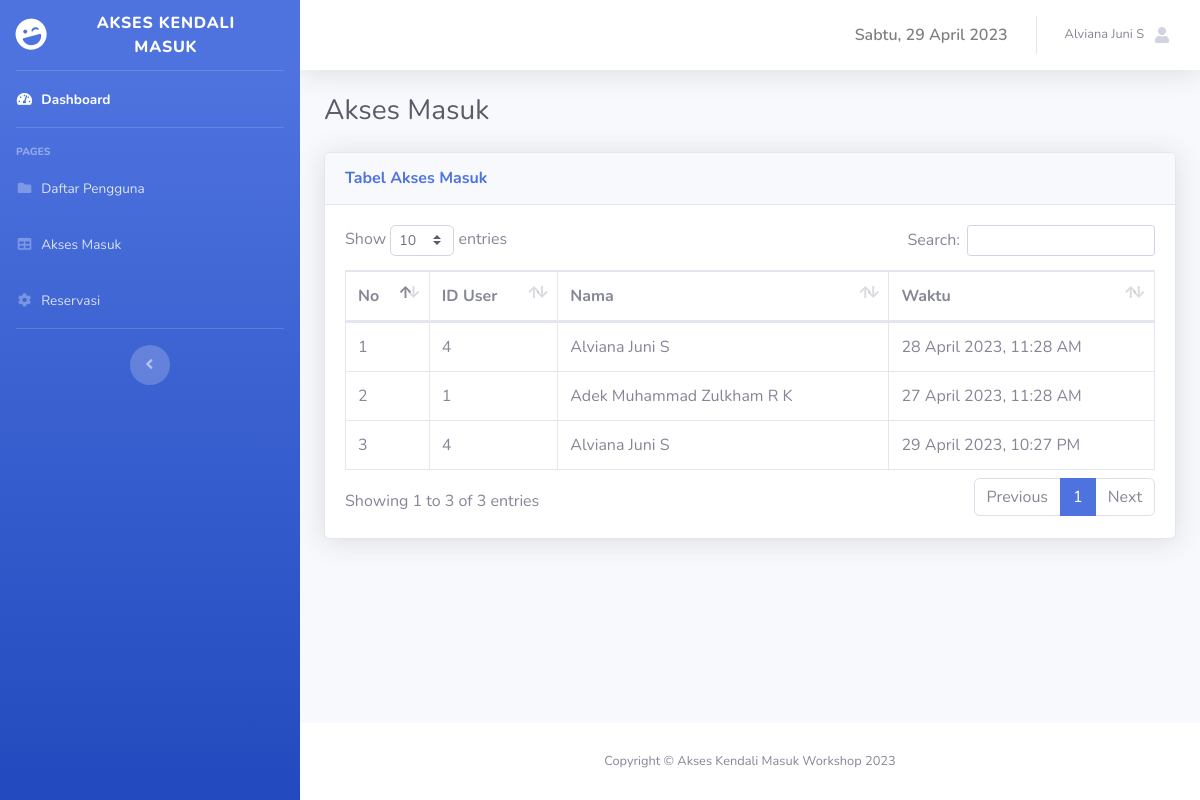
The page /aksesMasuk.php (signed in) on the database its author committed.
### tables this page shows
CREATE TABLE `akses_masuk` (
  `id` int(11) NOT NULL,
  `id_user` int(11) NOT NULL,
  `waktu_masuk` datetime NOT NULL DEFAULT current_timestamp()
);

CREATE TABLE `identitas` (
  `id_user` int(11) NOT NULL,
  `nama` varchar(100) NOT NULL,
  `username` varchar(50) NOT NULL,
  `npm_nip` varchar(20) NOT NULL,
  `prodi` enum('RKS','RPK','RK') NOT NULL,
  `jk` enum('L','P') NOT NULL,
  `no_telp` varchar(12) NOT NULL,
  `pass` varchar(100) NOT NULL,
  `role` enum('owner','admin','user') NOT NULL
);

### aksesMasuk.php (the view, shortened to what this page needs)
<?php
include 'template.php';
?>
<div class="container-fluid">
<div class="d-sm-flex align-items-center justify-content-between mb-4">
    <h1 class="h3 mb-0 text-gray-800">Akses Masuk</h1>
</div>
<div class="card shadow mb-4">
    <div class="card-header py-3">
        <h6 class="m-0 font-weight-bold text-primary">Tabel Akses Masuk</h6>
    </div>
    <div class="card-body">
        <div class="table-responsive">
            <table class="table table-bordered" id="dataTable" width="100%" cellspacing="0">
                <thead>
                    <tr>
                        <th>No</th>
                        <th>ID User</th>
                        <th>Nama</th>
                        <th>Waktu</th>
                    </tr>
                </thead>
                <tbody>
                    <?php
                    $sql = "SELECT akses_masuk.id_user, identitas.nama, akses_masuk.waktu_masuk FROM `akses_masuk` inner join identitas on akses_masuk.id_user = identitas.id_user ";
                    $result = mysqli_query($koneksi,$sql);
                    $no = 1;
                    while($row = mysqli_fetch_row($result)){
                    ?>
                    <tr>
                        <td><?php echo $no++ ?></td>
                        <td><?php echo $row[0] ?></td>
                        <td><?php echo $row[1] ?></td>
                        <td><?php $x = date('j F Y, g:i A', strtotime($row[2])); echo $x ?></td>
                    </tr>
                    <?php } ?>
                </tbody>
            </table>
        </div>
    </div>
</div>
</div>
</div>
<footer class="sticky-footer bg-white">
<div class="container my-auto">
<div class="copyright text-center my-auto">
    <span>Copyright &copy; Akses Kendali Masuk Workshop 2023</span>
</div>
</div>
</footer>
</div>
</div>

### rows shown on the page
akses_masuk: id_user "4", id_user.nama "Alviana Juni S", waktu_masuk "28 April 2023, 11:28 AM"
akses_masuk: id_user "1", id_user.nama "Adek Muhammad Zulkham R K", waktu_masuk "27 April 2023, 11:28 AM"
akses_masuk: id_user "4", id_user.nama "Alviana Juni S", waktu_masuk "29 April 2023, 10:27 PM"

### other values the page prints
$_SESSION['user']['nama'] "Alviana Juni S"
